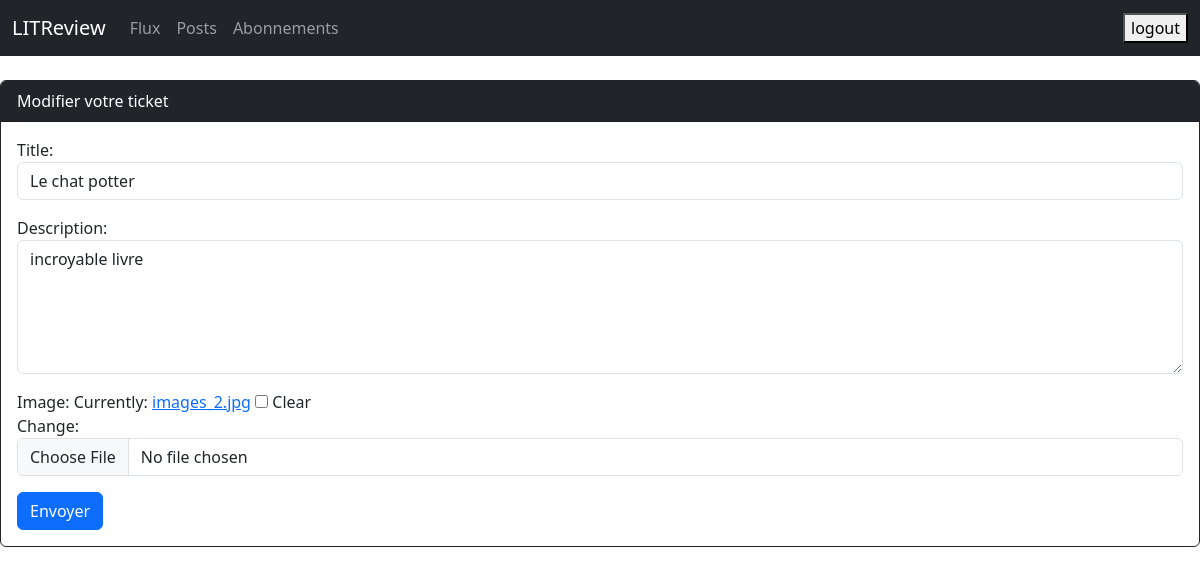
Before: /reviews/ticket/8/edit/ (signed in) with the older database file.
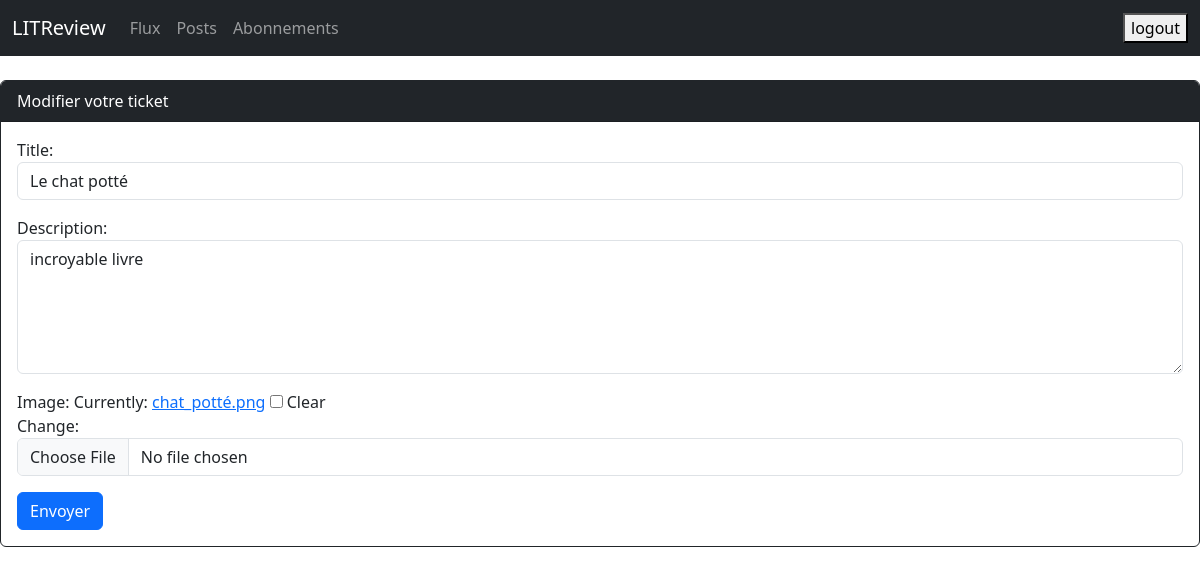
After: the same page with the newer database file.
### reviews/models.py (models this page shows, shortened)
class Ticket(models.Model):
    title = models.CharField(max_length=128)
    description = models.TextField(max_length=2048, blank=True)
    user = models.ForeignKey(to=settings.AUTH_USER_MODEL, on_delete=models.CASCADE)
    image = models.ImageField(null=True, blank=True)
    time_created = models.DateTimeField(auto_now_add=True)
    asked_review = models.BooleanField(default=False)

### reviews/views.py (the view)
# urls.py: path('ticket/<int:ticket_id>/edit/', views.edit_ticket, name='edit_ticket'),
@login_required
def edit_ticket(request, ticket_id):
    ticket = get_object_or_404(Ticket, id=ticket_id, user=request.user)
    if request.method == 'POST':
        ticket_form = TicketForm(request.POST, request.FILES, instance=ticket)
        if ticket_form.is_valid():
            ticket_form.save()
            return redirect('ticket-list')  # Redirection après modification
    else:
        ticket_form = TicketForm(instance=ticket)
    return render(request, 'reviews/edit_ticket.html', {
        'ticket_form': ticket_form,
        'ticket': ticket
    })

### reviews/forms.py
class TicketForm(forms.ModelForm):
    class Meta:
        model = Ticket
        fields = ['title', 'description', 'image']
        widgets = {
            'title': forms.TextInput(attrs={'class': 'form-control'}),
            'description': forms.Textarea(attrs={'class': 'form-control', 'rows': 5}),
            'image': forms.ClearableFileInput(attrs={'class': 'form-control'}),
        }

### templates/reviews/edit_ticket.html (shortened to what this page needs)
<!DOCTYPE html>
<html lang="fr">
<head>
    <link href="https://cdn.jsdelivr.net/npm/bootstrap@5.3.3/dist/css/bootstrap.min.css" rel="stylesheet">
</head>
<body>
<nav class="navbar navbar-expand-lg navbar-dark bg-dark mb-4">
    <div class="container-fluid">
        <a class="navbar-brand" href="{% url 'login' %}">LITReview</a>
        <div class="collapse navbar-collapse">
            <ul class="navbar-nav me-auto">
                <li class="nav-item"><a class="nav-link" href="{% url 'flux' %}">Flux</a></li>
                <li class="nav-item"><a class="nav-link" href="{% url 'posts' %}">Posts</a></li>
                <li class="nav-item"><a class="nav-link" href="{% url 'abonnements' %}">Abonnements</a></li>
            </ul>
            <form method="post" action="{% url 'logout' %}">
                <button type="submit">logout</button>
            </form>
        </div>
    </div>
</nav>
<div class="form-container">
    <div class="card border-dark mb-4">
        <div class="card-header bg-dark text-white">Modifier votre ticket</div>
        <div class="card-body">
            <form method="post" enctype="multipart/form-data">
                {{ ticket_form.as_p }}
                <button type="submit" class="btn btn-primary">Envoyer</button>
            </form>
        </div>
    </div>
</div>
</body>
</html>

Changed rows visible on the page:
changed Ticket "incroyable livre": title "Le chat potter" → "Le chat potté"
Other visible differences:
text no longer shown: "Title: Description: Image: Currently: images_2.jpg Clear Change:"
text now shown: "Title: Description: Image: Currently: chat_potté.png Clear Change:"
